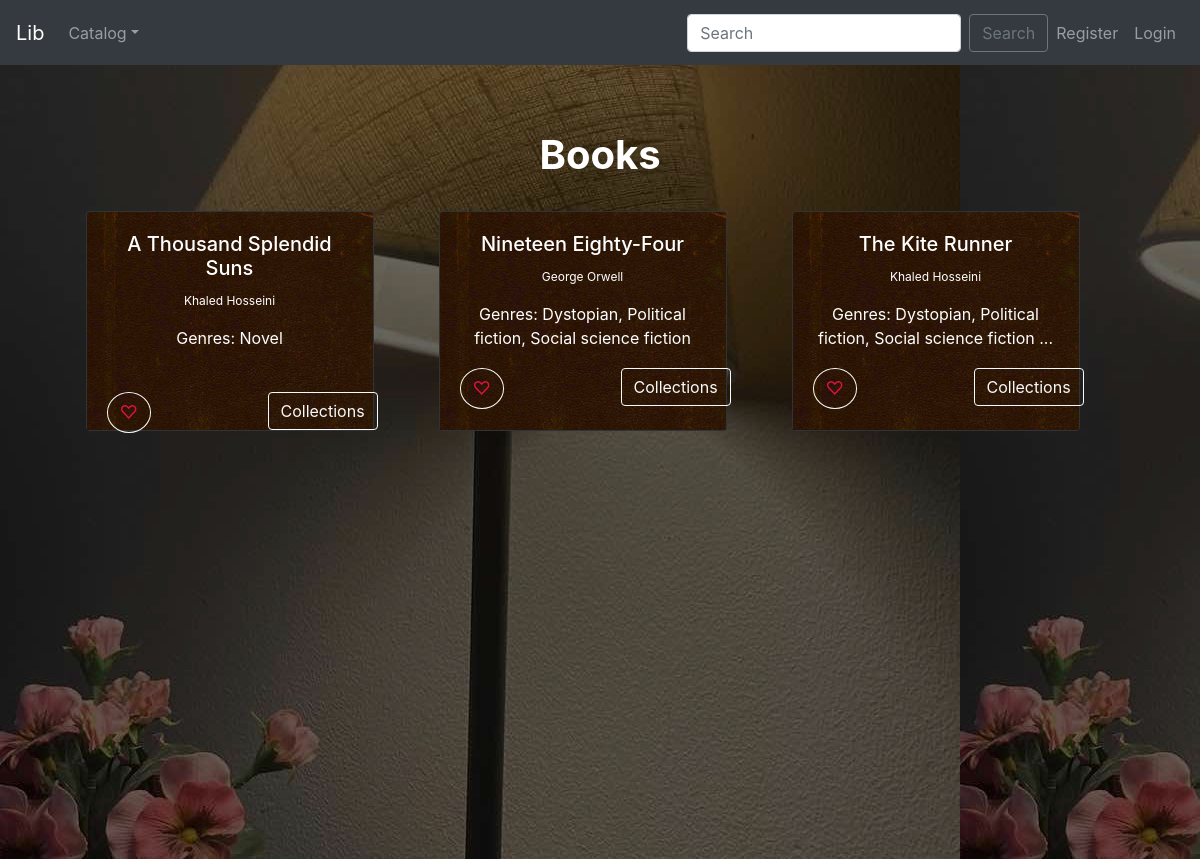
The app's page /lab1p/books/, older data.
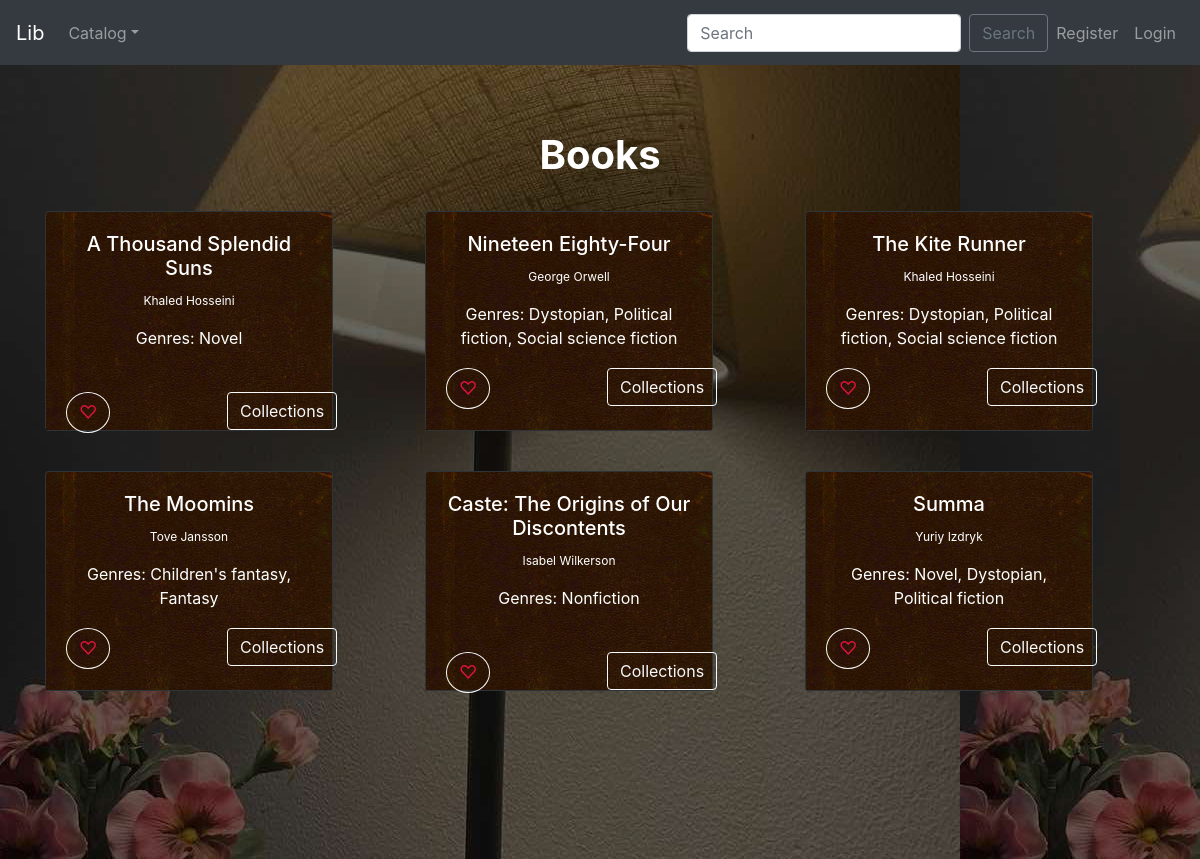
The same page, newer data.
### lab1p/models.py (models this page shows, shortened)
class Book(models.Model):
    title = models.CharField(max_length=50, blank=False)
    author = models.ForeignKey(Author, on_delete=models.CASCADE, related_name='auth_books')
    isbn = models.CharField('ISBN', max_length=13, unique=True, validators=[validate_isbn])
    genre = models.ManyToManyField(Genre, related_name='books', blank=True)
    Information = models.TextField(blank=True, max_length=1000, default='No info')
    collections = models.ManyToManyField(Collection, blank=True, related_name='books_for_collection')
    class Meta:
        unique_together = ("title", "author")

class Author(models.Model):
    Name = models.CharField(max_length=30, blank=False)
    Surname = models.CharField(max_length=30, blank=False)
    Bio = models.CharField(max_length=200, default='No bio', blank=True)
    def __str__(self):
        return f'{self.Name} {self.Surname}'
    class Meta:
        unique_together = ("Name", "Surname")
        ordering = ['Name', 'Surname']

class Genre(models.Model):
    Name = models.CharField(max_length=30, unique=True)
    def __str__(self):
        return self.Name
    ''' ---- COMMENTED DISPLAY - if works - delete
    def display_genre(self):
        return ', '.join(genre.name for genre in self.genre.all()[:3])
    '''

### lab1p/views.py (the view)
# urls.py: path('books/', views.books, name='books'),
def books(request):  # all-books page + adding to LIKED
    if request.method == "POST":
        book_pk = request.POST.get("book_pk")
        book = Book.objects.get(id=book_pk)
        request.user.profile.books.add(book)
        messages.success(request, f'{book} added to liked')
        return redirect('books')
    all_books = Book.objects.all()
    return render(request=request, template_name="templates/books.html", context={"books_obj": all_books})

### templatetags/languages_helpers.py (called while the page is built)
@register.filter
def get_language_info_list_ex(request):
    data = []
    def get_language_info(language):
        if len(language[0]) > 1:
            return translation.get_language_info(language[0])
        else:
            return translation.get_language_info(str(language))
    flag_map = {
        'en': 'gb',
        'uk': 'ua',
    }
    current_language = translation.get_language()
    for language in settings.LANGUAGES:
        info = get_language_info(language)
        code = info['code']
        info['is_current'] = (code == current_language)
        info['flag'] = flag.flag(flag_map.get(code, code))
        data.append(info)
    return data

### templates/templates/books.html (shortened to what this page needs)
{% extends "templates/navbar.html" %}
{% load static %}
{% load i18n %}
{% block head %}
    <link rel="stylesheet" href="{% static 'css/style.css' %}">
{% endblock %}
{% block body %}
        <div id="intro_profile" class="bg-image shadow-2-strong" style="padding-top: 2.42%">
            <div class="mask" style="background-color: rgba(0, 0, 0, 0.6); min-height: 100%">
                <div class="container d-flex align-items-center justify-content-center text-center">
                  <div class="text-white">
                    {% if messages %}
                          {% for message in messages %}
                              <div class="alert alert-{{ message.tags }}">
                                  {{ message }}
                              </div>
                          {% endfor %}
                      {% else %}
                          <br><br><br>
                      {% endif %}
                      <h1 class="font-weight-bold">{% trans "Books" %}</h1>
                        <br>
                        <div class="row">
                             {% for book in books_obj %}
                                <div class="col-sm-12 col-md-6 col-lg-4 pb-4" style="padding-right: 50px">
                                    <div class="card text-white bg-dark mb-3" style="max-width: 18rem">
                                    <img class="card-img-top" src="{% static 'images/cover_6_2.jpg' %}" alt="Card image cap">
                                    <div class="card-img-overlay">
                                        <a href="{% url 'book-detail' book.pk %}" style="color: white"><h5 class="card-title">{{ book.title }}</h5></a>
                                        <p class="card-text text-muted" style="font-size:12px"><a href="{% url 'author_detail' book.author.pk %}" style="color: white">{{ book.author }}</a></p>
                                        <p class="card-text" style="height: 50px">{% trans "Genres" %}: {{ book.genre.filter.all|slice:":3"|join:", " }}
                                        {% if book.genre.all.count > 3  %}... {% endif %}</p>
                                        <div class="row">
                                                <div class="col-3 text-center">
                                                    {% if user.is_authenticated %}
                                                        <form method="post">
                                                            {% csrf_token %}
                                                            <input type="hidden" value="{{book.pk}}" name="book_pk">
                                                            <button type="submit" class="btn btn-outline-light" style="font-size:18px; border-radius: 50%; color: crimson">♡</button>
                                                        </form>
                                                    {% else %}
                                                        <a href="{% url 'login' %}" class="btn btn-outline-light" style="font-size:18px; border-radius: 50%; color: crimson">♡</a>
                                                    {% endif %}
                                                </div>
                                                <div class="col-4 text-center">
                                                </div>
                                                <div class="col-5 text-center">
                                                    {% if user.is_authenticated %}
                                                        <a href="{% url 'add-book' book.pk %}" class="btn btn-outline-light">{% trans "Collections" %}</a>
                                                    {% else %}
                                                        <a href="{% url 'login' %}" class="btn btn-outline-light">{% trans "Collections" %}</a>
                                                    {% endif %}
                                                </div>
                                            </div>
                                        </div>
                                    </div>
                                </div>
                            {% endfor %}
                        </div>
                  </div>
                </div>
            </div>
        </div>
    {% endblock %}

### templates/templates/navbar.html (shortened to what this page needs)
{% load i18n %}
{% load static i18n languages_helpers %}
<link rel="stylesheet" href="{% static 'css/style.css' %}">
<html>
    <head>
          <link
            rel="stylesheet"
            href="https://cdnjs.cloudflare.com/ajax/libs/animate.css/4.1.1/animate.min.css"
          />
        <link rel="stylesheet" href="https://stackpath.bootstrapcdn.com/bootstrap/4.3.1/css/bootstrap.min.css"
>
        {% block head %}{% endblock %}
    </head>
    <body>
    <div>
        <nav class="navbar navbar-expand-sm bg-dark navbar-dark">
            <a class="navbar-brand" href="{% url 'main' %}">{% trans "Lib" %}</a>
            <div class="collapse navbar-collapse" id="collapsibleNavId">
                <ul class="navbar-nav mr-auto mt-2 mt-lg-0">
                    <li class="nav-item dropdown">
                        <a class="nav-link dropdown-toggle" href="#" id="dropdownId" data-toggle="dropdown"
                           aria-haspopup="true" aria-expanded="false">{% trans "Catalog" %}</a>
                    </li>
                </ul>
                <form class="form-inline my-2 my-lg-0" method="post" action="{% url 'search' %}">
                    <input class="form-control mr-sm-2" type="text" placeholder={% trans "Search" %} name="searched">
                    <button class="btn btn-outline-secondary my-2 my-sm-0" type="submit">{% trans "Search" %}</button>
                </form>
                <ul class="navbar-nav mt-2 mt-lg-0">
                    <li class="nav-item">
                            {% if user.is_authenticated %}
                                <li class="nav-item dropdown">
                                    <a class="nav-link dropdown-toggle" href="#" id="dropdownId" data-toggle="dropdown"
                                    aria-haspopup="true" aria-expanded="false">{{ user.get_username }}</a>
                                    <div class="dropdown-menu dropdown-menu-right" aria-labelledby="dropdownId" >
                                        {% if user.is_superuser %}
                                            <a class="dropdown-item" href="{% url 'admin:index' %}">{% trans "My profile" %}</a>
                                            <a class="dropdown-item" href="{% url 'charts' %}">{% trans "Charts" %}</a>
                                            <a class="dropdown-item" href="{% url 'import' %}">{% trans "Import" %}</a>
                                            <a class="dropdown-item" href="{% url 'export' %}">{% trans "Export" %}</a>
                                        {% else %}
                                            <a class="dropdown-item" href="{% url 'user-detail' %}">{% trans "My profile" %}</a>
                                            <a class="dropdown-item" href="{% url 'my-added' %}">{% trans "My Liked" %}</a>
                                            <a class="dropdown-item" href="{% url 'edit' %}">{% trans "Edit profile" %}</a>
                                        {% endif %}
                                        <a class="dropdown-item" href="{% url 'logout' %}">{% trans "Logout" %}</a>
                                    </div>
                                </li>
                            {% else %}
                                <li class="nav-item">
                                    <a class="nav-link" href="{% url 'register' %}">{% trans "Register" %}</a>
                                </li>
                                <li class="nav-item">
                                    <a class="nav-link" href="{% url 'login' %}">{% trans "Login" %}</a>
                                </li>
                            {% endif %}
                    </li>
                </ul>
            </div>
        </nav>
    </div>
    <br>
        {% block body %}{% endblock %}
    </body>
</html>

### static/css/style.css (style rules this page uses)
#intro_profile { background-image: url("/static/images/profile_bg.jpg"); object-fit: cover; min-height: 100%; }
@media (min-width: 992px) { #intro_profile { margin-top: -58.59px; } }

Row changes from the older to the newer data that the page shows:
shown differently, row unchanged: Book "The Kite Runner": no longer shows "..."
added Book: title "The Moomins", author "Tove Jansson", genre.filter.all "Children's fantasy, Fantasy"
added Book: title "Caste: The Origins of Our Discontents", author "Isabel Wilkerson", genre.filter.all "Nonfiction"
added Book: title "Summa", author "Yuriy Izdryk", genre.filter.all "Novel, Dystopian, Political fiction"
